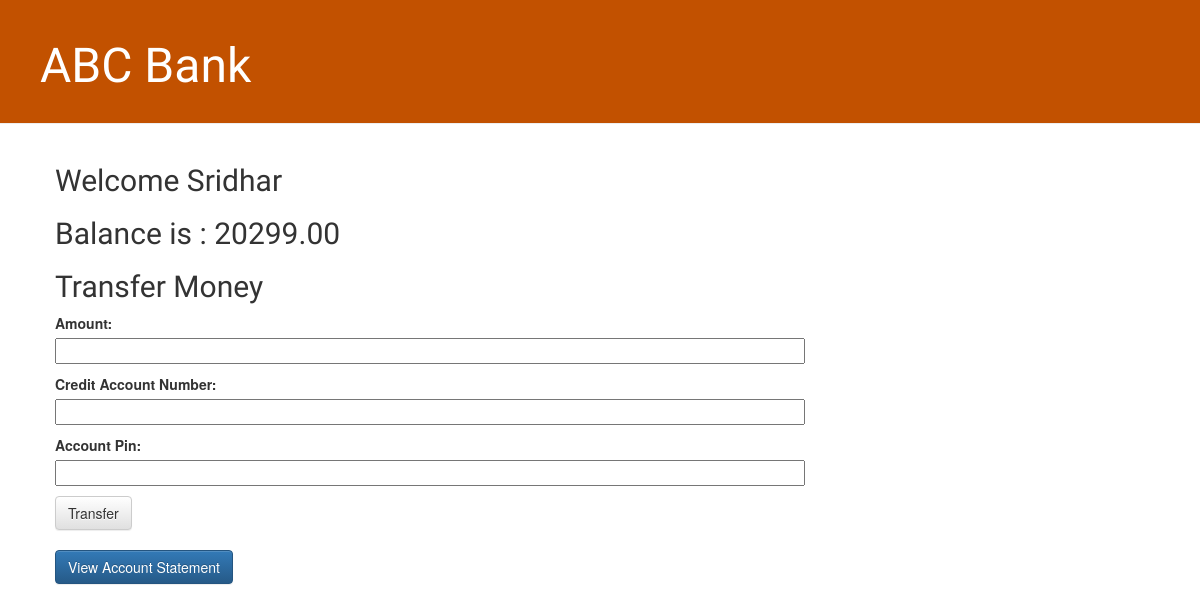
The page /12345678910/ on the database as committed earlier.
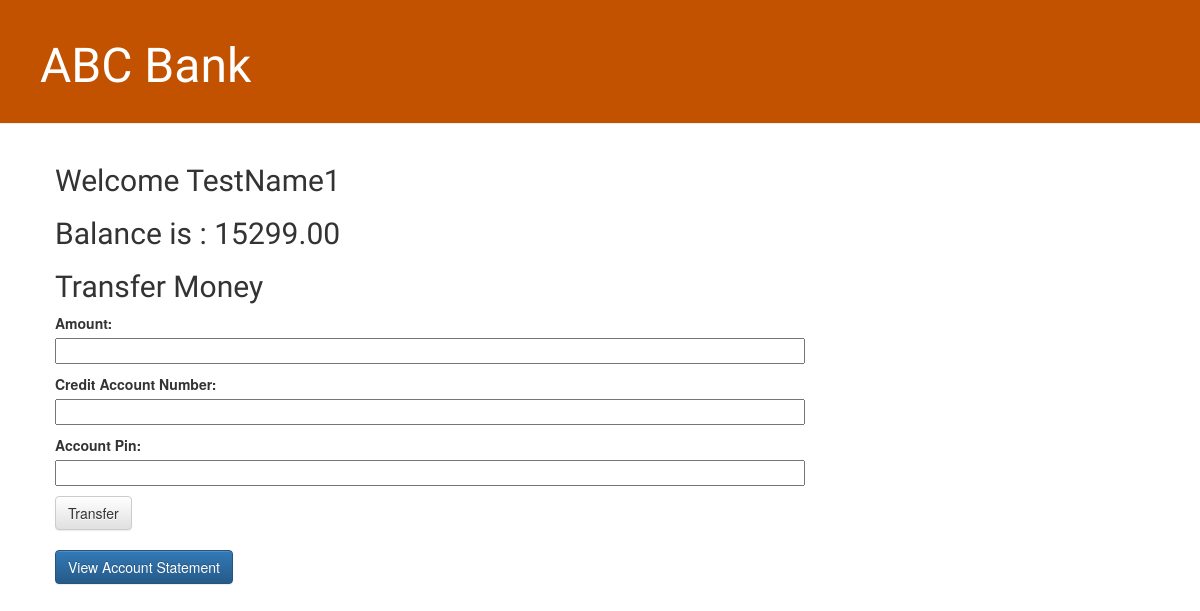
The same page on the database as committed later.
### bank/models.py (models this page shows, shortened)
class account(models.Model):
    acct_no = models.CharField(max_length = 13, primary_key = True)
    customer = models.ForeignKey(customer,default = "", on_delete = models.CASCADE)
    pin = models.PositiveIntegerField()
    balance = models.DecimalField(max_digits = 12, decimal_places = 2)

class customer(models.Model):
    pan = models.CharField(max_length = 10,primary_key = True)
    fname = models.CharField(max_length = 15)
    mname = models.CharField(max_length = 15)
    lname = models.CharField(max_length = 15)
    date_birth = models.DateField()
    address1 = models.CharField(max_length = 40)
    address2 = models.CharField(max_length = 40)
    address3 = models.CharField(max_length = 40)
    def __str__(self):
        return self.fname

### bank/views.py (the view, shortened to what this page needs)
# urls.py: path('<int:acct_no>/',views.acct_details, name= "acct_details"),
def acct_details(request, acct_no):
    form = TransactionForm()
    acct = account.objects.get(acct_no=acct_no)
    return render(request, 'bank/acct_details.html', {'acct':acct, 'transForm':form})

### bank/forms.py
class TransactionForm(forms.Form):
    amt = forms.DecimalField(label = 'Amount', max_digits = 12, decimal_places = 2)
    credit_acct_no = forms.CharField(label = 'Credit Account Number', max_length = 13)
    pin = forms.CharField(label = 'Account Pin',max_length = 6, widget = forms.PasswordInput())

### bank/templates/bank/acct_details.html (shortened to what this page needs)
{% extends 'bank/base.html' %}
{% block content %}
    <h2>Welcome {{acct.customer}}</h2>
    <h2>Balance is : {{acct.balance}}</h2>
    <h2>Transfer Money</h2>
    <form method="POST" class="post-form" autocomplete="off">{% csrf_token %}
        {{ transForm.as_p }}
        <button type="submit" class="btn btn-default">Transfer</button>
    </form>
    <br>
   <a href = "statement/" class="btn btn-primary">
        View Account Statement</a>
{% endblock %}

Rows that differ between the two databases and show on the page:
changed account: customer "Sridhar" → "TestName1"; balance "20299.00" → "15299.00"
